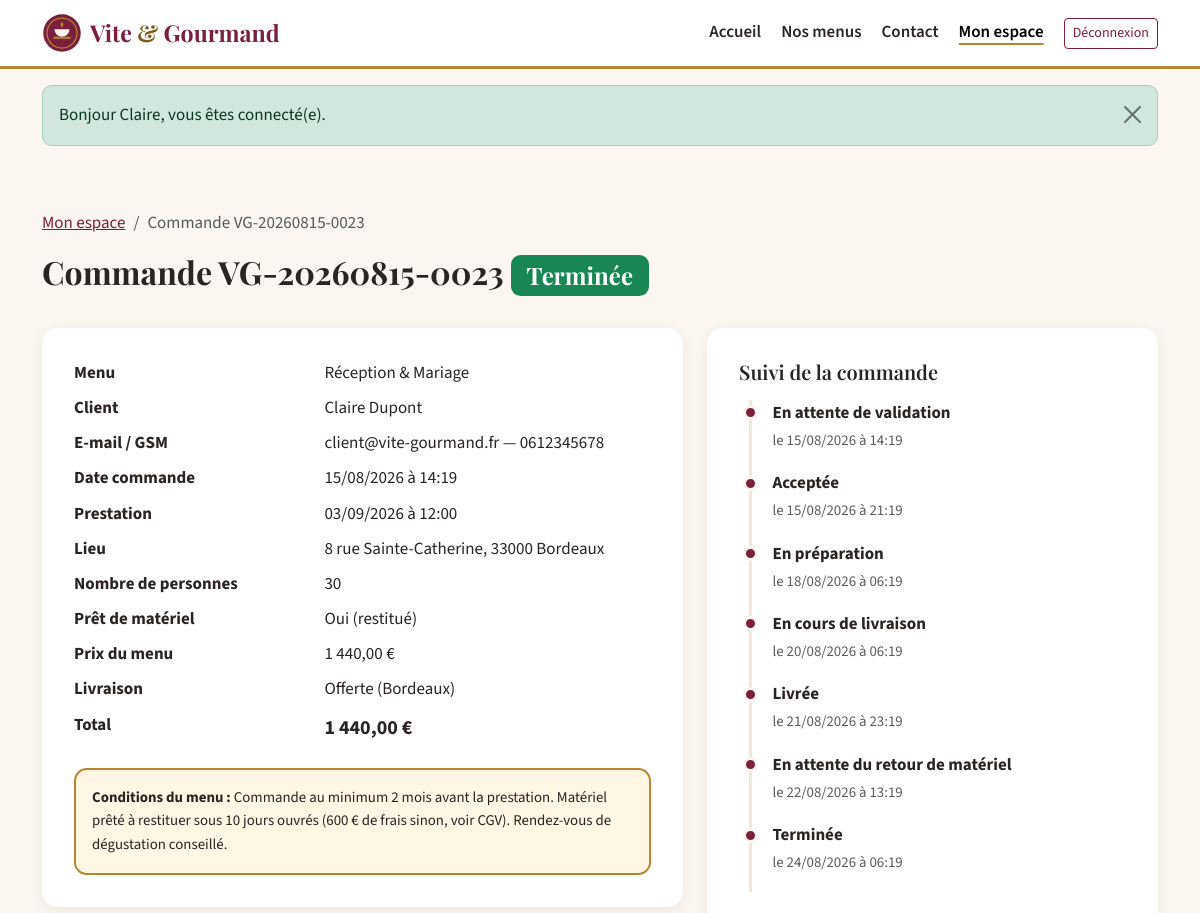
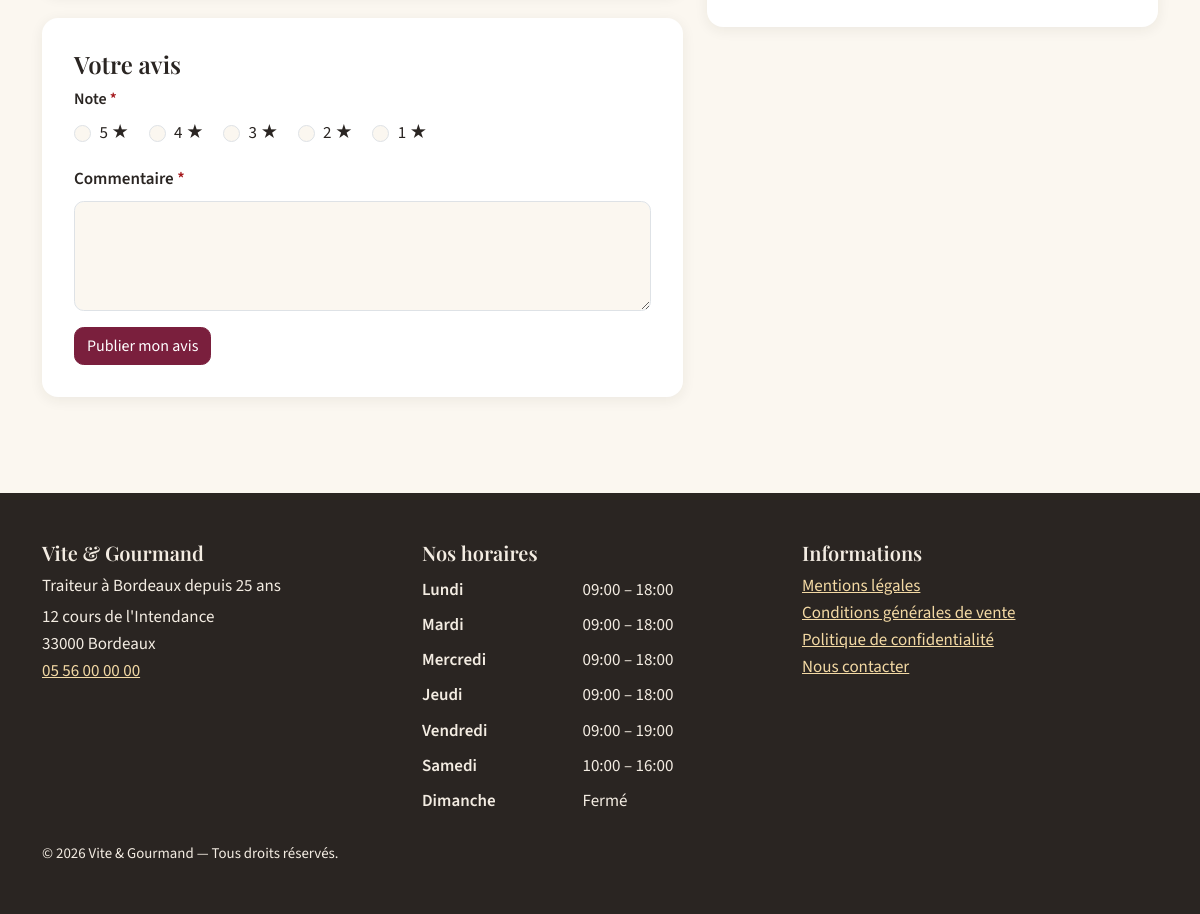
The app's page /compte/commandes/VG-20260815-0023 (signed in) with its own data (2 pictures, top to bottom).
### tables this page shows
CREATE TABLE commande (
    numero_commande       VARCHAR(50) PRIMARY KEY,
    utilisateur_id        INT NULL,                   
    menu_id               INT NOT NULL,
    date_commande         DATETIME NOT NULL DEFAULT CURRENT_TIMESTAMP,
    date_prestation       DATE NOT NULL,
    heure_livraison       TIME NOT NULL,
    adresse_livraison     VARCHAR(255) NOT NULL,
    code_postal_livraison VARCHAR(10) NOT NULL,
    ville_livraison       VARCHAR(100) NOT NULL,
    distance_km           DECIMAL(7,2) NOT NULL DEFAULT 0,
    nom_client            VARCHAR(80) NOT NULL,
    prenom_client         VARCHAR(80) NOT NULL,
    email_client          VARCHAR(180) NOT NULL,
    telephone_client      VARCHAR(20) NOT NULL,
    nombre_personne       INT NOT NULL,
    prix_menu             DECIMAL(10,2) NOT NULL,     
    reduction             DECIMAL(10,2) NOT NULL DEFAULT 0,
    prix_livraison        DECIMAL(10,2) NOT NULL DEFAULT 0,
    prix_total            DECIMAL(10,2) NOT NULL,
    statut                VARCHAR(40) NOT NULL DEFAULT 'en_attente',
    pret_materiel         TINYINT(1) NOT NULL DEFAULT 0,
    restitution_materiel  TINYINT(1) NOT NULL DEFAULT 0,
    motif_annulation      VARCHAR(500) NULL,
    mode_contact          VARCHAR(20) NULL,           
    CONSTRAINT fk_commande_utilisateur FOREIGN KEY (utilisateur_id)
        REFERENCES utilisateur(utilisateur_id) ON DELETE SET NULL,
    CONSTRAINT fk_commande_menu FOREIGN KEY (menu_id) REFERENCES menu(menu_id),
    INDEX idx_commande_statut (statut)
);

CREATE TABLE menu (
    menu_id                  INT AUTO_INCREMENT PRIMARY KEY,
    titre                    VARCHAR(120) NOT NULL,
    description              TEXT NOT NULL,
    nombre_personne_minimum  INT NOT NULL CHECK (nombre_personne_minimum >= 1),
    prix_par_personne        DECIMAL(8,2) NOT NULL CHECK (prix_par_personne >= 0),
    conditions               TEXT NOT NULL,           
    quantite_restante        INT NOT NULL DEFAULT 0 CHECK (quantite_restante >= 0),  
    theme_id                 INT NOT NULL,            
    regime_id                INT NOT NULL,            
    actif                    TINYINT(1) NOT NULL DEFAULT 1,
    CONSTRAINT fk_menu_theme  FOREIGN KEY (theme_id)  REFERENCES theme(theme_id),
    CONSTRAINT fk_menu_regime FOREIGN KEY (regime_id) REFERENCES regime(regime_id)
);

CREATE TABLE commande_suivi (
    suivi_id          INT AUTO_INCREMENT PRIMARY KEY,
    numero_commande   VARCHAR(50) NOT NULL,
    statut            VARCHAR(40) NOT NULL,
    date_modification DATETIME NOT NULL DEFAULT CURRENT_TIMESTAMP,
    commentaire       VARCHAR(500) NULL,
    CONSTRAINT fk_suivi_commande FOREIGN KEY (numero_commande)
        REFERENCES commande(numero_commande) ON DELETE CASCADE
);

CREATE TABLE horaire (
    horaire_id       INT AUTO_INCREMENT PRIMARY KEY,
    jour             VARCHAR(20) NOT NULL UNIQUE,
    heure_ouverture  VARCHAR(10) NULL,                
    heure_fermeture  VARCHAR(10) NULL,
    ordre            TINYINT NOT NULL
);

### views/partials/suivi.php (the view, shortened to what the rows shown need)
<h2 class="h5">Suivi de la commande</h2>
<ol class="timeline mt-3">
    <?php foreach ($suivi as $s): ?>
        <li>
            <strong><?= e(statut_label($s['statut'])) ?></strong><br>
            <span class="small text-muted">le <?= date_fr($s['date_modification'], true) ?></span>
        </li>
    <?php endforeach; ?>
</ol>

### views/compte/commande.php (shortened to what the rows shown need)
<div class="container py-5">
    <nav aria-label="Fil d'Ariane">
        <ol class="breadcrumb">
            <li class="breadcrumb-item"><a href="/compte">Mon espace</a></li>
            <li class="breadcrumb-item active" aria-current="page">Commande <?= e($c['numero_commande']) ?></li>
        </ol>
    </nav>
    <h1 class="h2">Commande <?= e($c['numero_commande']) ?> <?= statut_badge($c['statut']) ?></h1>
    <div class="row g-4 mt-1">
        <div class="col-lg-7">
            <div class="form-card">
                <?php require ROOT_PATH . '/views/partials/commande-detail.php'; ?>
                <div class="conditions-alerte p-3 mt-3 small"><strong>Conditions du menu :</strong> <?= e($c['menu_conditions']) ?></div>
            </div>
            <?php if ($c['statut'] === 'terminee'): ?>
                <section class="form-card mt-4" id="avis" aria-labelledby="titre-avis">
                    <h2 id="titre-avis" class="h4">Votre avis</h2>
                    <?php if ($c['avis_id']): ?>
                        <p class="mb-0">Merci ! Vous avez donné la note de <strong><?= (int) $c['avis_note'] ?>/5</strong>.
                            <?= $c['avis_statut'] === 'valide' ? 'Votre avis est publié sur notre page d\'accueil.' : ($c['avis_statut'] === 'refuse' ? 'Votre avis n\'a pas été retenu pour publication.' : 'Il est en cours de validation par notre équipe.') ?></p>
                    <?php else: ?>
                        <form method="post" action="/compte/commandes/<?= e($c['numero_commande']) ?>/avis" novalidate>
                            <fieldset class="mb-3">
                                <legend class="form-label fs-6 required">Note</legend>
                                <?php for ($i = 5; $i >= 1; $i--): ?>
                                    <div class="form-check form-check-inline">
                                        <input class="form-check-input" type="radio" name="note" id="note<?= $i ?>" value="<?= $i ?>" <?= (int) old('note') === $i ? 'checked' : '' ?> required>
                                        <label class="form-check-label" for="note<?= $i ?>"><?= $i ?> <span aria-hidden="true">★</span><span class="visually-hidden"> sur 5</span></label>
                                    </div>
                                <?php endfor; ?>
                            </fieldset>
                            <div class="mb-3">
                                <label for="description" class="form-label required">Commentaire</label>
                                <textarea class="form-control<?= aria_invalid('description') ?>" id="description" name="description" rows="4" maxlength="1000" required><?= old('description') ?></textarea>
                            </div>
                            <button type="submit" class="btn btn-primary">Publier mon avis</button>
                        </form>
                    <?php endif; ?>
                </section>
            <?php endif; ?>
        </div>
        <div class="col-lg-5">
            <div class="form-card"><?php require ROOT_PATH . '/views/partials/suivi.php'; ?></div>
        </div>
    </div>
</div>

### src/helpers.php (shortened to what the rows shown need)
<?php
function e(mixed $value): string
{
    return htmlspecialchars((string) ($value ?? ''), ENT_QUOTES | ENT_SUBSTITUTE, 'UTF-8');
}
function flashes(): array
{
    $f = $_SESSION['flash'] ?? [];
    return $f;
}
function old(string $key, mixed $default = ''): string
{
    return e($_SESSION['old'][$key] ?? $default);
}
function errors(): array
{
    static $errors = null;
    if ($errors === null) {
        $errors = $_SESSION['errors'] ?? [];
    }
    return $errors;
}
function aria_invalid(string $field): string
{
    return isset(errors()[$field]) ? ' is-invalid" aria-invalid="true" aria-describedby="err-' . e($field) : '';
}
function prix(float|string|null $montant): string
{
    return number_format((float) $montant, 2, ',', ' ') . ' €';
}
function date_fr(?string $date, bool $withTime = false): string
{
    $d = new DateTimeImmutable($date);
    return $withTime ? $d->format('d/m/Y à H:i') : $d->format('d/m/Y');
}
function statut_label(string $s): string
{
    return STATUTS[$s] ?? $s;
}
function statut_badge(string $s): string
{
    $class = match ($s) {
        'en_attente' => 'text-bg-warning',
        'annulee' => 'text-bg-secondary',
        'terminee' => 'text-bg-success',
        'attente_retour_materiel' => 'text-bg-danger',
        default => 'text-bg-info',
    };
    return '<span class="badge ' . $class . '">' . e(statut_label($s)) . '</span>';
}
function is_current(string $path): string
{
    $current = parse_url($_SERVER['REQUEST_URI'] ?? '/', PHP_URL_PATH);
    $active = $path === '/' ? $current === '/' : str_starts_with((string) $current, $path);
    return $active ? ' active" aria-current="page' : '';
}

### views/partials/commande-detail.php (shortened to what the rows shown need)
<dl class="row mb-0">
    <dt class="col-sm-5">Menu</dt><dd class="col-sm-7"><?= e($c['menu_titre']) ?></dd>
    <dt class="col-sm-5">Client</dt><dd class="col-sm-7"><?= e($c['prenom_client'] . ' ' . $c['nom_client']) ?></dd>
    <dt class="col-sm-5">E-mail / GSM</dt><dd class="col-sm-7"><?= e($c['email_client']) ?> — <?= e($c['telephone_client']) ?></dd>
    <dt class="col-sm-5">Date commande</dt><dd class="col-sm-7"><?= date_fr($c['date_commande'], true) ?></dd>
    <dt class="col-sm-5">Prestation</dt><dd class="col-sm-7"><?= date_fr($c['date_prestation']) ?> à <?= e(substr($c['heure_livraison'], 0, 5)) ?></dd>
    <dt class="col-sm-5">Lieu</dt><dd class="col-sm-7"><?= e($c['adresse_livraison']) ?>, <?= e($c['code_postal_livraison'] . ' ' . $c['ville_livraison']) ?>
        <?php if ((float) $c['distance_km'] > 0): ?><span class="text-muted">(<?= e(str_replace('.', ',', (string) $c['distance_km'])) ?> km)</span><?php endif; ?></dd>
    <dt class="col-sm-5">Nombre de personnes</dt><dd class="col-sm-7"><?= (int) $c['nombre_personne'] ?></dd>
    <dt class="col-sm-5">Prêt de matériel</dt><dd class="col-sm-7"><?= (int) $c['pret_materiel'] ? 'Oui' . ((int) $c['restitution_materiel'] ? ' (restitué)' : '') : 'Non' ?></dd>
    <dt class="col-sm-5">Prix du menu</dt><dd class="col-sm-7"><?= prix((float) $c['prix_menu'] + (float) $c['reduction']) ?></dd>
    <dt class="col-sm-5">Livraison</dt><dd class="col-sm-7"><?= (float) $c['prix_livraison'] > 0 ? prix($c['prix_livraison']) : 'Offerte (Bordeaux)' ?></dd>
    <dt class="col-sm-5">Total</dt><dd class="col-sm-7 fw-bold fs-5"><?= prix($c['prix_total']) ?></dd>
</dl>

### src/Core/Router.php (shortened to what the rows shown need)
<?php
final class Router
{
    private array $routes = [];
    private function add(string $method, string $path, array $handler, array $roles): void
    {
        $pattern = preg_replace('#\{(\w+)\}#', '(?P<$1>[A-Za-z0-9\-]+)', $path);
        $this->routes[] = [$method, '#^' . $pattern . '$#', $handler, $roles];
    }
    public function dispatch(string $method, string $uri): void
    {
        $path = rawurldecode(parse_url($uri, PHP_URL_PATH) ?: '/');
        $path = $path !== '/' ? rtrim($path, '/') : '/';
        foreach ($this->routes as [$m, $regex, $handler, $roles]) {
            if ($m !== $method || !preg_match($regex, $path, $matches)) {
                continue;
            }
            if ($roles !== []) {
                Auth::requireRole($roles);
            }
            $params = array_filter($matches, 'is_string', ARRAY_FILTER_USE_KEY);
            [$class, $action] = $handler;
            (new $class())->$action(...array_values($params));
            return;
        }
    }
}

### views/layout/main.php (shortened to what the rows shown need)
<?php
$horaires = (new Catalogue())->horaires();
$user = Auth::user();
?>
<!DOCTYPE html>
<html lang="fr">
<head>
    <link href="/assets/vendor/bootstrap.min.css" rel="stylesheet">
    <link href="/assets/css/fonts.css" rel="stylesheet">
    <link href="/assets/css/style.css" rel="stylesheet">
</head>
<body>
<header class="site-header">
    <nav class="navbar navbar-expand-lg" aria-label="Menu principal">
        <div class="container">
            <a class="navbar-brand" href="/">
                <img src="/assets/img/logo.svg" alt="" width="40" height="40">
                <span>Vite <span class="amp">&amp;</span> Gourmand</span>
            </a>
            <div class="collapse navbar-collapse" id="nav-principale">
                <ul class="navbar-nav ms-auto align-items-lg-center gap-lg-1">
                    <li class="nav-item"><a class="nav-link<?= is_current('/') ?>" href="/">Accueil</a></li>
                    <li class="nav-item"><a class="nav-link<?= is_current('/menus') ?>" href="/menus">Nos menus</a></li>
                    <li class="nav-item"><a class="nav-link<?= is_current('/contact') ?>" href="/contact">Contact</a></li>
                    <?php if ($user): ?>
                        <li class="nav-item"><a class="nav-link<?= is_current('/compte') ?>" href="/compte">Mon espace</a></li>
                        <li class="nav-item">
                            <form method="post" action="/deconnexion" class="d-inline">
                                <button type="submit" class="btn btn-outline-primary btn-sm ms-lg-2">Déconnexion</button>
                            </form>
                        </li>
                    <?php else: ?>
                        <li class="nav-item"><a class="nav-link<?= is_current('/connexion') ?>" href="/connexion">Connexion</a></li>
                        <li class="nav-item"><a class="btn btn-primary btn-sm ms-lg-2" href="/inscription">Créer un compte</a></li>
                    <?php endif; ?>
                </ul>
            </div>
        </div>
    </nav>
</header>
<main id="contenu" tabindex="-1">
    <?php require ROOT_PATH . '/views/partials/flash.php'; ?>
    <?= $content ?>
</main>
<footer class="site-footer mt-5">
    <div class="container py-5">
        <div class="row g-4">
            <div class="col-md-4">
                <h2 class="h5">Vite &amp; Gourmand</h2>
                <p class="mb-1">Traiteur à Bordeaux depuis 25 ans</p>
                <address class="mb-0">12 cours de l'Intendance<br>33000 Bordeaux<br>
                    <a href="tel:+33556000000">05 56 00 00 00</a></address>
            </div>
            <div class="col-md-4">
                <h2 class="h5">Nos horaires</h2>
                <table class="table table-sm table-borderless horaires mb-0">
                    <tbody>
                    <?php foreach ($horaires as $h): ?>
                        <tr>
                            <th scope="row"><?= e($h['jour']) ?></th>
                            <td><?= $h['heure_ouverture'] ? e($h['heure_ouverture'] . ' – ' . $h['heure_fermeture']) : 'Fermé' ?></td>
                        </tr>
                    <?php endforeach; ?>
                    </tbody>
                </table>
            </div>
            <div class="col-md-4">
                <h2 class="h5">Informations</h2>
                <ul class="list-unstyled">
                    <li><a href="/mentions-legales">Mentions légales</a></li>
                    <li><a href="/cgv">Conditions générales de vente</a></li>
                    <li><a href="/confidentialite">Politique de confidentialité</a></li>
                    <li><a href="/contact">Nous contacter</a></li>
                </ul>
            </div>
        </div>
        <p class="small mt-4 mb-0">&copy; <?= date('Y') ?> Vite &amp; Gourmand — Tous droits réservés.</p>
    </div>
</footer>
</body>
</html>

### views/partials/flash.php (shortened to what the rows shown need)
<?php $messages = flashes(); if ($messages): ?>
<div class="container mt-3" role="status" aria-live="polite">
    <?php foreach ($messages as $f): ?>
        <div class="alert alert-<?= e($f['type']) ?> alert-dismissible fade show" role="alert">
            <?= e($f['message']) ?>
            <button type="button" class="btn-close" data-bs-dismiss="alert" aria-label="Fermer ce message"></button>
        </div>
    <?php endforeach; ?>
</div>
<?php endif; ?>

### records on screen
commande: message "Bonjour Claire, vous êtes connecté(e).", numero_commande "VG-20260815-0023", statut "Terminée", menu.titre "Réception & Mariage", prenom_client+nom_client "Claire Dupont", email_client "client@vite-gourmand.fr", telephone_client "0612345678", date_commande "15/08/2026 à 14:19", date_prestation "03/09/2026", heure_livraison "12:00", adresse_livraison "8 rue Sainte-Catherine", code_postal_livraison+ville_livraison "33000 Bordeaux", nombre_personne "30", pret_materiel "Oui", prix((float) $c['prix_menu'] + (float) $c['reduction']) "1 440,00 €", prix_livraison "Offerte (Bordeaux)", prix_total "1 440,00 €", menu.conditions "Commande au minimum 2 mois avant la prestation. Matériel prêté à restituer sous 10 jours ouvrés (600 € de frais sinon, voir CGV). Rendez-vous de dégustation conseillé."
commande_suivi: statut "En attente de validation", date_modification "15/08/2026 à 14:19"
commande_suivi: statut "Acceptée", date_modification "15/08/2026 à 21:19"
commande_suivi: statut "En préparation", date_modification "18/08/2026 à 06:19"
commande_suivi: statut "En cours de livraison", date_modification "20/08/2026 à 06:19"
commande_suivi: statut "Livrée", date_modification "21/08/2026 à 23:19"
commande_suivi: statut "En attente du retour de matériel", date_modification "22/08/2026 à 13:19"
commande_suivi: statut "Terminée", date_modification "24/08/2026 à 06:19"
horaire: jour "Lundi", heure_ouverture+heure_fermeture "09:00 – 18:00"
horaire: jour "Mardi", heure_ouverture+heure_fermeture "09:00 – 18:00"
horaire: jour "Mercredi", heure_ouverture+heure_fermeture "09:00 – 18:00"
horaire: jour "Jeudi", heure_ouverture+heure_fermeture "09:00 – 18:00"
horaire: jour "Vendredi", heure_ouverture+heure_fermeture "09:00 – 19:00"
horaire: jour "Samedi", heure_ouverture+heure_fermeture "10:00 – 16:00"
horaire: jour "Dimanche", shows "Fermé"
